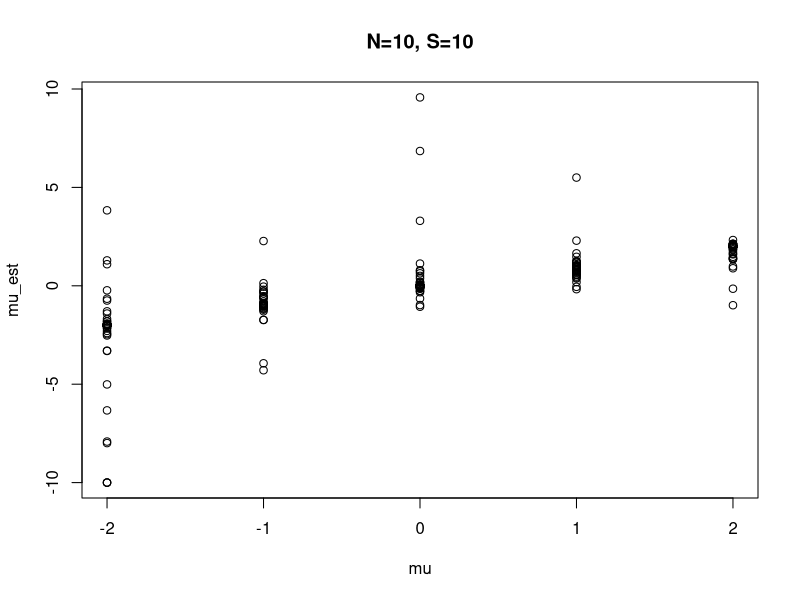
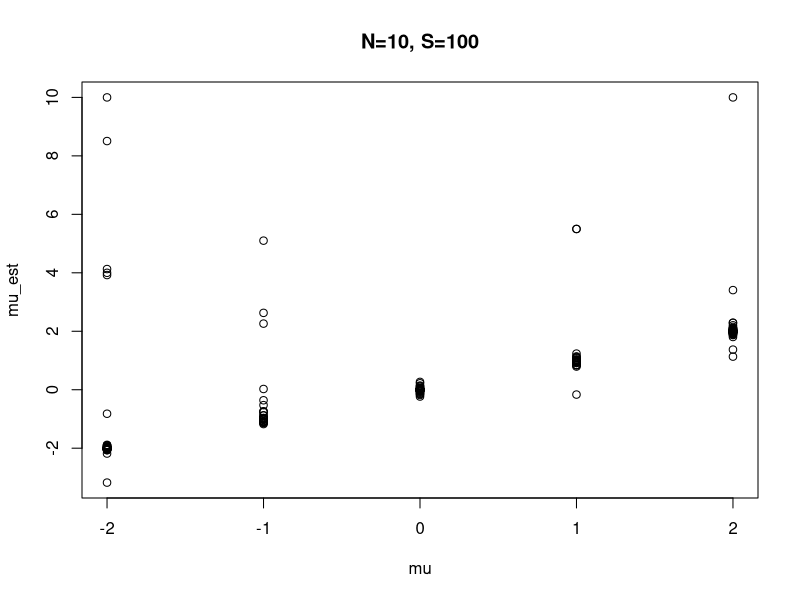
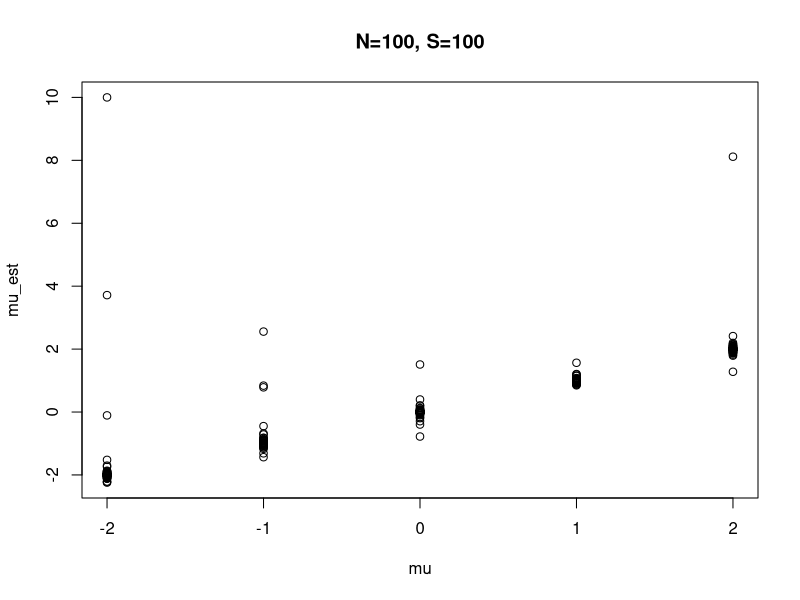
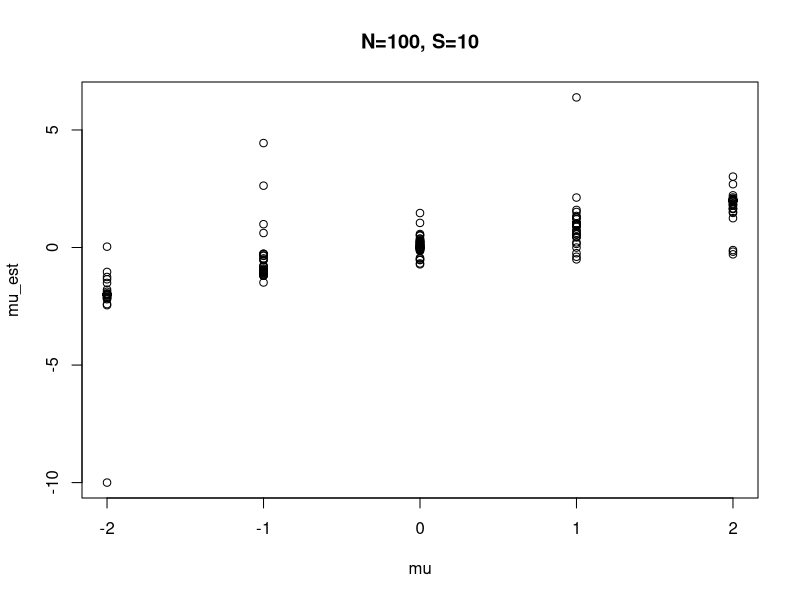
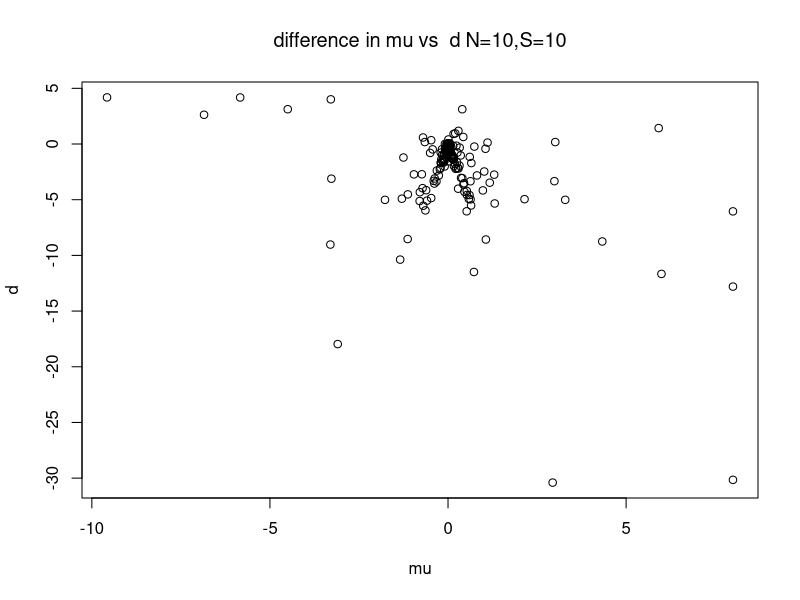
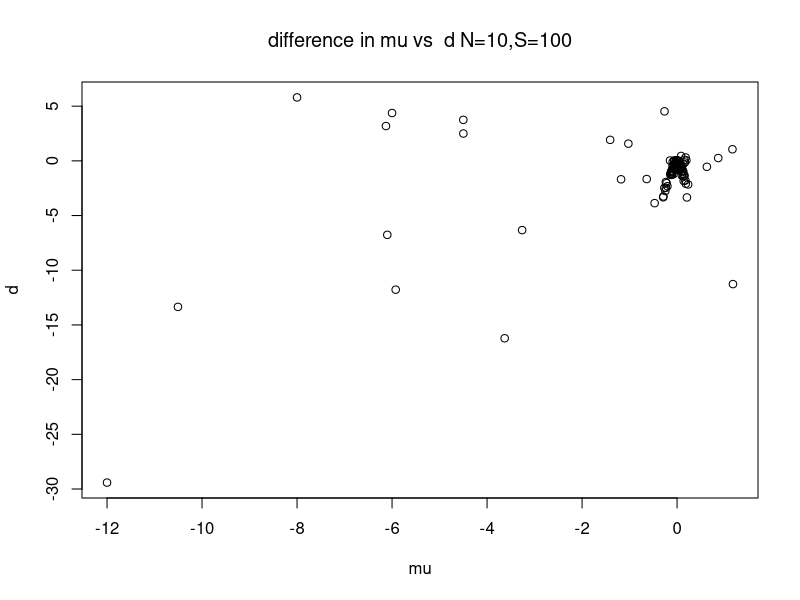
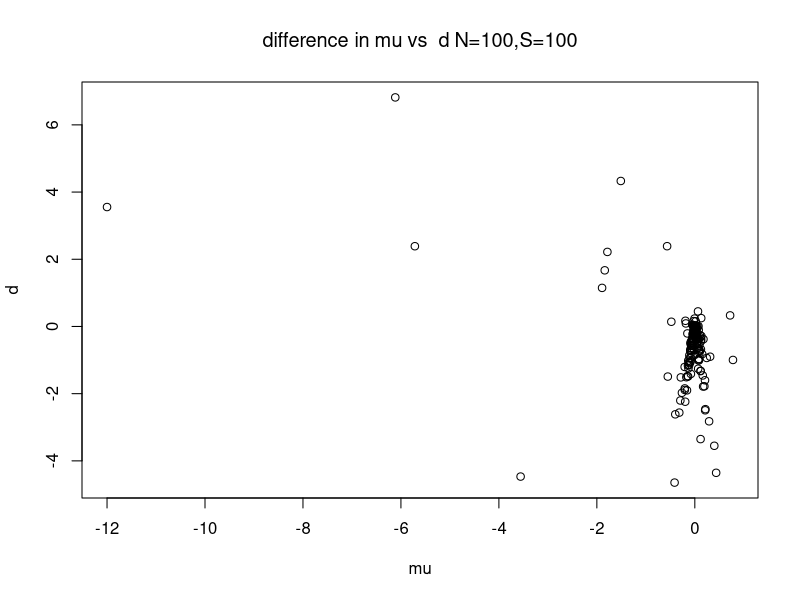
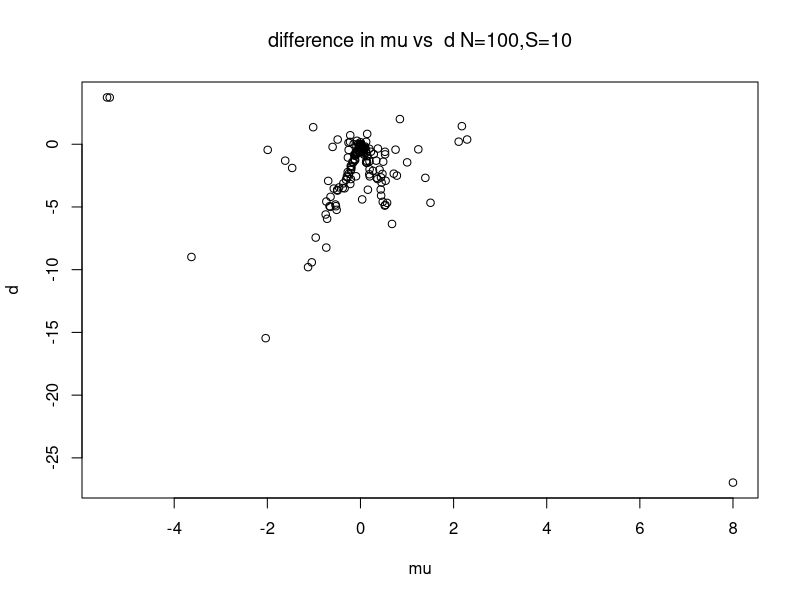

These charts were generated, in order, by the following R code:
## ---- chunk 1
knitr::opts_chunk$set(echo = TRUE)
## ---- chunk 2
dat<-read.csv('../Data/monte_carlo_optimization/mcEstimates_symmetricA.csv')

# plot(dat$mu[(dat$N==100) & (dat$S==100)], dat$mu_est[dat$N==100 & dat$S==100])
# abline(0,1,col='red')
# 
# plot(dat$d[dat$N==100 & dat$S==100]-dat$d_est[dat$N==100 & dat$S==100], 
#      dat$sigma[dat$N==100 & dat$S==100]-dat$sigma_est[dat$N==100 & dat$S==100])
L=matrix(c(10,10,100,100,10,100,10,100),4,2)
for (i in 1:3)
{
    plot(dat[,i][dat$N==10 & dat$S==10],dat[,i+5][dat$N==10 & dat$S==10],
         xlab=colnames(dat)[i],ylab=colnames(dat)[i+5],
         main="N=10, S=10") 
    plot(dat[,i][dat$N==10 & dat$S==100],dat[,i+5][dat$N==10&dat$S==100],
         xlab=colnames(dat)[i],ylab=colnames(dat)[i+5],
         main="N=10, S=100") 
    plot(dat[,i][dat$N==100&dat$S==100],dat[,i+5][dat$N==100&dat$S==100],
         xlab=colnames(dat)[i],ylab=colnames(dat)[i+5],
         main="N=100, S=100") 
    plot(dat[,i][dat$N==100&dat$S==10],dat[,i+5][dat$N==100&dat$S==10],
         xlab=colnames(dat)[i],ylab=colnames(dat)[i+5],
         main="N=100, S=10") 
    
    q=((i+1)%%3)+1
    
    plot(dat[,i][dat$N==10 & dat$S==10]-dat[,i+5][dat$N==10 & dat$S==10], 
      dat[,((i+1)%%3)+1][dat$N==10 & dat$S==10]-dat[,((i+1)%%3)+6][dat$N==10 &dat$S==10],
      main= bquote("difference in" ~ .(colnames(dat)[i])~"vs "~  .(colnames(dat)[q])~"N=10,S=10"),
      xlab=colnames(dat)[i],ylab=colnames(dat)[q])

     plot(dat[,i][dat$N==10 & dat$S==100]-dat[,i+5][dat$N==10 & dat$S==100], 
      dat[,((i+1)%%3)+1][dat$N==10 & dat$S==100]-dat[,((i+1)%%3)+6][dat$N==10 &dat$S==100],
      main= bquote("difference in" ~ .(colnames(dat)[i])~"vs "~  .(colnames(dat)[q])~"N=10,S=100"),
      xlab=colnames(dat)[i],ylab=colnames(dat)[q])

     plot(dat[,i][dat$N==100 & dat$S==100]-dat[,i+5][dat$N==100 & dat$S==100], 
      dat[,((i+1)%%3)+1][dat$N==100 & dat$S==100]-dat[,((i+1)%%3)+6][dat$N==100 &dat$S==100],
      main= bquote("difference in" ~ .(colnames(dat)[i])~"vs "~  .(colnames(dat)[q])~"N=100,S=100"),
      xlab=colnames(dat)[i],ylab=colnames(dat)[q])

     plot(dat[,i][dat$N==100 & dat$S==10]-dat[,i+5][dat$N==100 & dat$S==10], 
      dat[,((i+1)%%3)+1][dat$N==100 & dat$S==10]-dat[,((i+1)%%3)+6][dat$N==100 &dat$S==10],
      main= bquote("difference in" ~ .(colnames(dat)[i])~"vs "~  .(colnames(dat)[q])~"N=100,S=10"),
      xlab=colnames(dat)[i],ylab=colnames(dat)[q])
    
}

